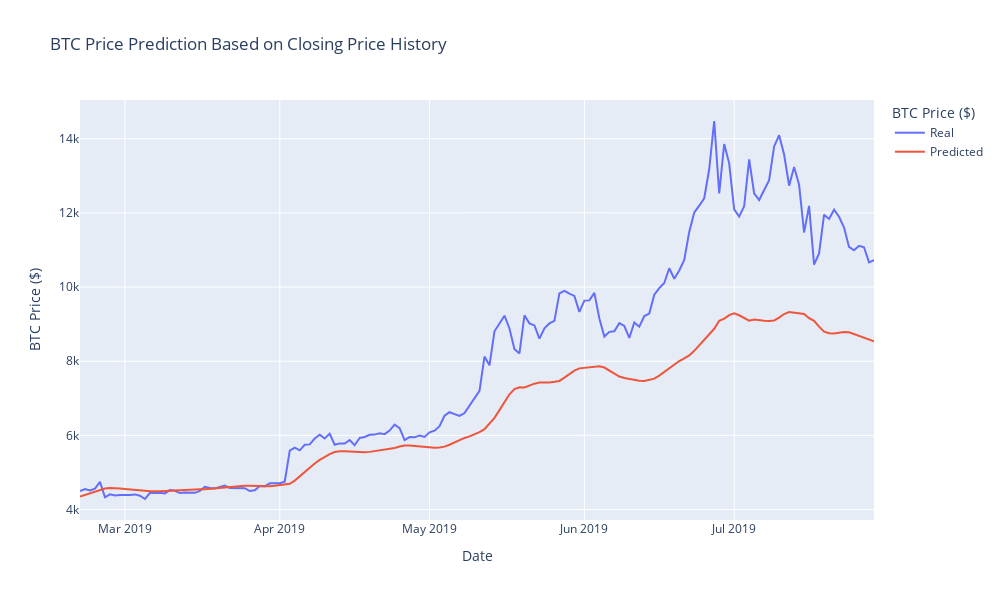

Write notebook code for a chart like this one.
### Code cell
# Plot the real vs predicted values as a line chart
px.line(
    stocks, 
    width=1000, 
    height=600,
    title="BTC Price Prediction Based on Closing Price History",
    labels=dict(
        index='Date', 
        value='BTC Price ($)', 
        variable='BTC Price ($)'
    )
)

### Figure 1 — Plotly figure (JSON) as saved in the notebook; plotly's stock layout.template omitted (floating-point values rounded to 4 significant figures; data arrays with more than 128 entries replaced by an {"elided": "..."} marker saying what was removed)
{"data": [{"hovertemplate": "BTC Price ($)=%{y}<br>Date=%{x}<extra></extra>", "legendgroup": "Real", "line": {"color": "#636efa", "dash": "solid"}, "marker": {"symbol": "circle"}, "mode": "lines", "name": "Real", "orientation": "v", "showlegend": true, "type": "scatter", "x": {"elided": "160 str values"}, "xaxis": "x", "y": {"elided": "160 float values"}, "yaxis": "y"}, {"hovertemplate": "BTC Price ($)=%{y}<br>Date=%{x}<extra></extra>", "legendgroup": "Predicted", "line": {"color": "#EF553B", "dash": "solid"}, "marker": {"symbol": "circle"}, "mode": "lines", "name": "Predicted", "orientation": "v", "showlegend": true, "type": "scatter", "x": {"elided": "160 str values"}, "xaxis": "x", "y": {"elided": "160 float values"}, "yaxis": "y"}], "layout": {"height": 600, "legend": {"title": {"text": "BTC Price ($)"}, "tracegroupgap": 0}, "title": {"text": "BTC Price Prediction Based on Closing Price History"}, "width": 1000, "xaxis": {"anchor": "y", "domain": [0, 1], "title": {"text": "Date"}}, "yaxis": {"anchor": "x", "domain": [0, 1], "title": {"text": "BTC Price ($)"}}}}
